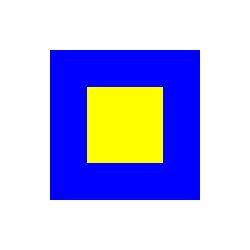
//> input picture Filtering and Edge Detection/test_synthetic.png, 250 x 250 px
$ ./p2a test_synthetic.png   (built with g++ and OpenCV 4)
//> lines starting //> are read from the running program, lines starting //| are printed output that depends on the picture; after the words box and inside, x2 and y2 are one past the last pixel; in counts of white or black regions, pixels touching at a corner belong together
#include <iostream>
#include <string>
#include <vector>
#include <cmath>
#include <opencv2/opencv.hpp>

///////////////////////////////////////////////////

using namespace cv;

//courtesy of stack overflow :)
namespace patch { //std not registering as namespace for to_string(int)
    // [5 lines left out: function to_string, not called in this run]
}

/////////////Library//Functions/////////////////////

void display_image(const Mat&, std::string);

void save_image(const Mat&, std::string);

bool is_grayscale(Mat);

void color2grey(Mat*);

Mat get_gaussian_kernel(const int&, const double&);

Mat get_gaussian_deriv(const char&, const int&, const double&);

void gradient_mag(Mat*, const int&, const double&);

void gradient_dir(Mat*, const int&, const double&);

Mat get_laplacian(const int&, const double&);

void filter(Mat*, const Mat&);

void difference_of_gaussians(const int&, Mat*, const double&);

void downsample(Mat*, const int&, const double&);

void quantize(Mat*, const int&);

void add_noise(Mat*, const double&, const double&);

void hist_make(const Mat&, Mat*);

void enhance(Mat*, std::string);

Mat get_synthetic_image();

void canny_edges(Mat*, const int&, const int&, const int&);

void Hough_Circles(Mat&);

//////////////Homework//Functions/////////////////

void synthetic_image();

void LoG_DoG(Mat&);

void stent(Mat&);

void deriv_gaussian(Mat&, const int&, const double&);

//////////////////////////////////////////////

int main(int argc, char** argv) {
    Mat image;
    image = imread(argv[1], 1);
//> image is the input picture: 250 rows x 250 cols, CV_8UC3; mean B, G, R 231.4, 186.8, 186.8
    if(!image.data) {
        std::cout<< "No image data \n";
        std::cin.get(); //wait for key press
        return -1;
    }

    std::cout << "Which part would you like to run (input int)?" << std::endl;
    std::cout << "1: Synthetic Image" << std::endl;
    std::cout << "2: LoG and DoG" << std::endl;
    std::cout << "3: Stent Operations" << std::endl;
    std::cout << "4: Derivative of Gaussian" << std::endl;
    std::cout << "5: Hough Circle Transform" << std::endl;

    int num = 0;
    std::cout << "Input:\t";
    std::cin >> num;
//> the answer given: 3
    std::cout << std::endl;
    if(num == 1) {
        synthetic_image();
    } else if(num == 2) {
        Mat synthetic = get_synthetic_image();
        LoG_DoG(synthetic);
    } else if(num == 3) {
        stent(image);
    } else if(num == 4) {
        int filter_size[3] = {3,8,12}; //3x3
        int sigma[3] = {1,3,5};
        for(int i = 0; i < 3; ++i) {
            deriv_gaussian(image, filter_size[i], sigma[i]);
        }
    } else if(num == 5) {
        Hough_Circles(image);
    } else if(num == 6) {       //TEST CODE

    }

    return 0;
}

//////////////////////////////////////////////

void display_image(const Mat& image, std::string imname) {
    namedWindow(imname, WINDOW_AUTOSIZE);
    imshow(imname, image);
    waitKey(0);
}

void save_image(const Mat& image, std::string imname) {
    imwrite(imname, image); //save grayscale to file
    std::cout << imname << std::endl;
}

bool is_grayscale(Mat image) {
    if(image.type() == CV_8UC1) { //CV_8UC1 is enumerated 8 bit single channel unsigned matrix
        return true;
    } else {
        return false;
    }
}

void color2grey(Mat* image) { //using luminosity method
    Mat grayscale = Mat(image->rows, image->cols, CV_8UC1); //Mat constructor
    for(int r = 0; r < image->rows; r++) {
        for(int c = 0; c < image->cols; c++) { //Each pixel is an array of 3. We weight each color based on human eye sensitivity.
            int tmp = (image->at<Vec3b>(r, c)[0] * .11) + (image->at<Vec3b>(r, c)[1] * .59)+ (image->at<Vec3b>(r, c)[2] * .33);
            grayscale.at<uchar>(r,c) = tmp;
        }
    }
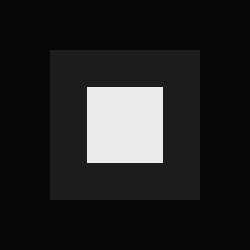
//> grayscale: 250 rows x 250 cols, CV_8UC1; min 6, max 234, mean 33
    *image = grayscale;
}

Mat get_gaussian_kernel(const int& size, const double& sigma) { //assumes the sigma and size for x,y is the same
    const int midpoint = size / 2;
    const double spread = 1. / (sigma*sigma*2);
    const double constant = 1. / (sigma*std::sqrt(2.*M_PI));

    std::vector<float> gauss;
    gauss.reserve(size); //preallocates the memory
    for(int i = 0;  i < size;  ++i) {
        double x = i - midpoint;
        gauss.push_back(constant*std::exp(-x*x*spread));
    }

    float sum=0;
    Mat kernel = Mat::zeros(size, size, CV_32FC1); //matrix of 32 bit floats
    for(int i = 0; i < size; ++i) {
        float temp = gauss.at(i);
        for (int j = 0;  j < size;  ++j) {
            kernel.at<float>(i,j) = gauss.at(j) * temp;
            sum += kernel.at<float>(i,j);
        }
    }

    return kernel / sum;
}

// [73 lines left out: functions get_gaussian_deriv, gradient_mag, gradient_dir, not called in this run]

Mat get_laplacian(const int& size, const double& sigma) {
    const int midpoint = size / 2;
    const double spread = -1. / (sigma*sigma*2);
    const double constant = -1. / (sigma*sigma*sigma*sigma*M_PI);

    float sum = 0;
    Mat laplacian = Mat::zeros(size, size, CV_32FC1);
    for(int i = 0; i < size; ++i) {
        for(int j = 0; j < size; ++j) {
            double x = i - midpoint;
            double y = j - midpoint;

            laplacian.at<float>(i,j) = constant*(1 + spread*(x*x + y*y))*std::exp(spread*(x*x + y*y));
        }
    }

    return laplacian;
}

void filter(Mat* image, const Mat& filter) {
    //filter2D(input, output, depth(neg = 0), kernel(Mat float), anchor((-1,-1) = center), delta, border)
    filter2D(*image, *image, -1, filter, Point(-1,-1), 0, BORDER_DEFAULT); //convolution
}

// [109 lines left out: functions difference_of_gaussians, downsample, quantize, add_noise, hist_make, not called in this run]

void enhance(Mat* image, std::string imname) {
//> called with imname = "stent.png"
    if(!is_grayscale(*image)) {
        color2grey(image);
    }

    // [5 lines of commented-out code are left out]

    equalizeHist(*image, *image);
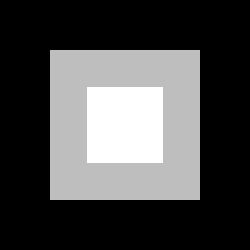
//> image: 250 rows x 250 cols, CV_8UC1; min 0, max 255, mean 74.4
    // [6 lines of commented-out code are left out]

}

// [89 lines left out: functions get_synthetic_image, synthetic_image, LoG_DoG, not called in this run]

void stent(Mat& image) {
    if(!is_grayscale(image)) {
        color2grey(&image);
    }

    Mat enh = image.clone();
    Mat lapl = image.clone();
    Mat diff = image.clone();
    //enhance OG image
    enhance(&enh, "stent.png");
    display_image(enh, "stent_a");
    save_image(enh, "stent_a.png");

    //add LoG to enhanced image
    filter(&lapl, get_laplacian(7, .8));
    display_image(50*lapl, "TEST");
//> call 2 of display_image, with imname = "TEST"
//> in display_image (call 2), `imshow(imname, image);`:
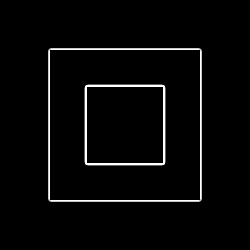
//> window 'TEST': 250 rows x 250 cols, CV_8UC1; min 0, max 255, mean 7.4
    diff = enh + 50*lapl;
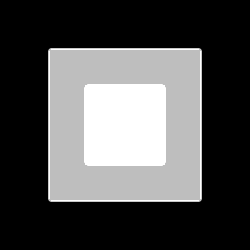
//> diff: 250 rows x 250 cols, CV_8UC1; min 0, max 255, mean 79.7
    display_image(diff, "stent_b");
    save_image(diff, "stent_b.png");

    //blur w/ 3x3 blur
    filter(&image, get_gaussian_kernel(3, 7));
//> in filter (call 2), `filter2D(*image, *image, -1, filter, Point(-1,-1), 0, BORDER_DEFAULT);`:
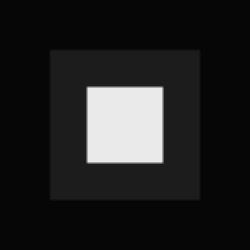
//> image: 250 rows x 250 cols, CV_8UC1; 2.89% of pixels changed, all inside (x1, y1, x2, y2) = (49, 49, 201, 201)
    display_image(image, "TEST");
    diff = diff - image;
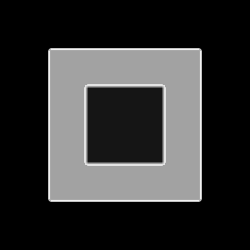
//> diff: 250 rows x 250 cols, CV_8UC1; min 0, max 242, mean 50.5
    display_image(diff, "stent_c_blur");
    save_image(diff, "stent_c_blur.png");

    //add difference to OG image
    image = image + diff;
    display_image(image, "stent_c");
    save_image(image, "stent_c.png");
}

// [16 lines left out: function deriv_gaussian, not called in this run]

void canny_edges(Mat* image, const int& size, const int& thresh1, const int& ratio) {
    Canny(*image, *image, thresh1, thresh1 * ratio, size); //intend to code this
}

// [50 lines left out: function Hough_Circles, not called in this run]
